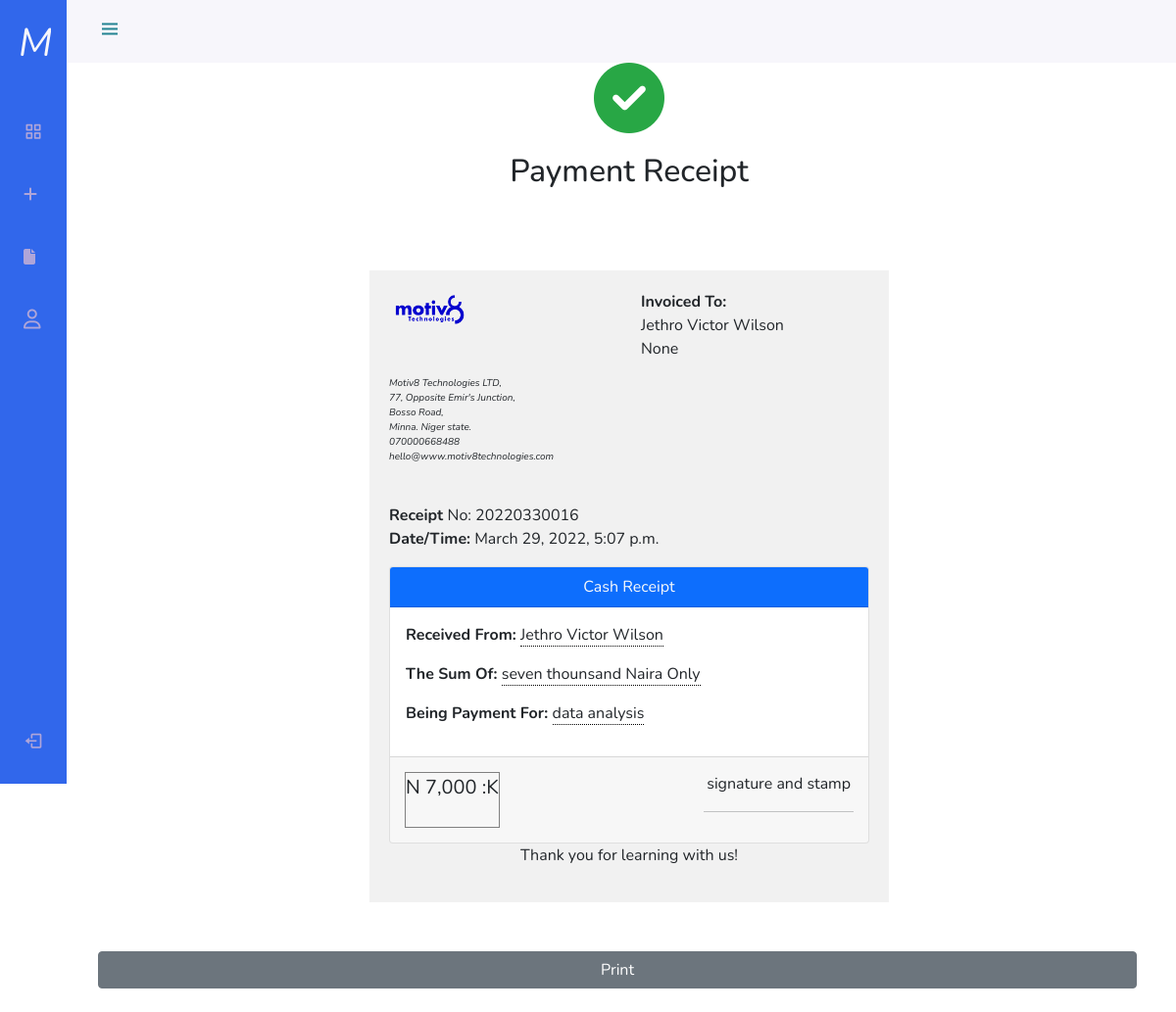
/receipt/receipt/16/20220330016/, run on the app's committed database.
### receipt/models.py (models this page shows, shortened)
class Receipt(models.Model):
    receipt_no = models.CharField(max_length=50, null=True, blank=True)
    received_from = models.CharField(max_length=255, blank=False, null=False)
    amount_in_words = models.CharField(max_length=500, blank=False, null=False)
    payment_for = models.CharField(max_length=255, blank=False, null=False)
    amount_in_figure = models.IntegerField()
    phone =models.CharField(max_length=11, null=True, blank=True)
    created_at = models.DateTimeField(auto_now_add=True)

### receipt/views.py (the view)
# urls.py: path('receipt/<int:id>/<str:receipt_no>/', single_receipt, name='single_receipt')
def single_receipt(request, id, receipt_no):
    single_receipt = get_object_or_404(Receipt, id = id, receipt_no = receipt_no)
    context = {
        'single_receipt': single_receipt
    }
    return render(request, 'receipt-view.html', context)

### templates/receipt-view.html (shortened to what this page needs)
{% extends 'base.html' %}
{% load static %}
{% load humanize %}
{% block content %}
<div class="container" style="margin-top: 50px;">
    <center><i class="fas fa-check-circle" style="font-size: 72px;margin-bottom: 20px;color: #28A745;"></i></center>
    <h2 class="text-center">Payment Receipt</h2>
	<br>
</div>
<div class="container col-md-8 col-lg-6" style="margin: 0 auto;padding: 20px;background: #f1f1f1;margin-top: 50px;margin-bottom: 50px;">
    <div class="row invoice row-printable">
        <div class="col-md-12">
            <div class="panel panel-default plain" id="dash_0">
                <div class="panel-body p30">
                    <div class="row">
                         <div class="col-sm-6">
                            <div class="invoice-logo"><img src="{% static '/images/motiv8-logo.png' %}" alt="Invoice logo" style="max-height: 40px;"></div>
                        </div>
                        <div class="col-sm-6">
                            <div class="invoice-from">
                                <ul class="list-unstyled text-right">
                                    <li><strong>Invoiced To:</strong></li>
                                    <li>{{single_receipt.received_from}}</li>
                                    <li>{{single_receipt.phone}}</li>
                                </ul>
                            </div>
                        </div>
                        <div class="col-lg-6">
                            <div class="address">
                                <ul class="list-unstyled text-left" style="font-size:10px; font-style:italic;">
                                    <li>Motiv8 Technologies LTD,</li>
                                    <li>77, Opposite Emir's Junction,</li>
                                    <li>Bosso Road,</li>
                                    <li>Minna. Niger state.</li>
                                    <li>070000668488</li>
                                    <li>hello@www.motiv8technologies.com</li>
                                </ul>
                            </div>
                        </div>
                        <div class="col-lg-12">
                            <br>
                            <div class="invoice-details mt25">
                                <div class="well">
                                    <ul class="list-unstyled mb0">
                                        <li><strong>Receipt </strong> No: {{single_receipt.receipt_no}}</li>
                                        <li><strong>Date/Time:</strong> {{single_receipt.created_at}}</li>
                                    </ul>
                                </div>
                            </div>
                            <div class="invoice-items">
                               <div class="card">
                                   <div class="card-header bg-primary text-light text-lg text-center">
                                       Cash Receipt
                                   </div>
                                   <div class="card-body">
                                       <p><strong>Received From: </strong><span style="width: 500px; border-bottom: 1px dotted black;">{{single_receipt.received_from}}</span></p>
                                       <p><strong>The Sum Of: </strong><span style="border-bottom: 1px dotted black;">{{single_receipt.amount_in_words}} Naira Only</span></p>
                                       <p><strong>Being Payment For: </strong><span style="border-bottom: 1px dotted black;">{{single_receipt.payment_for}}</span></p>
                                   </div>
                                   <div class="card-footer col-sm-12" style="display:flex; justify-content: space-between;padding: 15px;">
                                        <div class="col-sm-5" style="border:1px solid grey; font-size:20px; max-width:fit-content">
                                            N {{single_receipt.amount_in_figure|intcomma}}    :K
                                        </div>
                                        <div class="col-sm-4" style="max-width: 200px;">
                                            <div class="text text-center">
                                                signature and stamp
                                            </div>
                                            <hr>
                                        </div>
                                   </div>
                               </div>
                            </div>
                            <div class="invoice-footer mt25">
                                <p class="text-center">Thank you for learning with us!</p>
                            </div>
                        </div>
                    </div>
                </div>
            </div>
        </div>
    </div>
    </div>
    <div class="row col-md-12 text-center">
       <a class="btn btn-secondary" href="javascript:printDiv('div1')">Print</a>
    </div>
{% endblock %}

### templates/base.html (style rules this page uses)
:root { --header-height: 3rem; --nav-width: 68px; --first-color: #4723D9; --first-color-light: #AFA5D9; --white-color: #F7F6FB; --body-font: 'Nunito', sans-serif; --normal-font-size: 1rem; --z-fixed: 100 }
* { user-select:none; }
body { position: relative; margin: var(--header-height) 0 0 0; padding: 0 1rem; font-family: var(--body-font); font-size: var(--normal-font-size); transition: .5s }
a { text-decoration: none }
@media screen and (min-width: 768px) { body { margin: calc(var(--header-height) + 1rem) 0 0 0; padding-left: calc(var(--nav-width) + 2rem) } }

### data on the page
Receipt: received_from "Jethro Victor Wilson", phone "None", receipt_no "20220330016", created_at "March 29, 2022, 5:07 p.m.", amount_in_words "seven thounsand", payment_for "data analysis", amount_in_figure "7,000"
